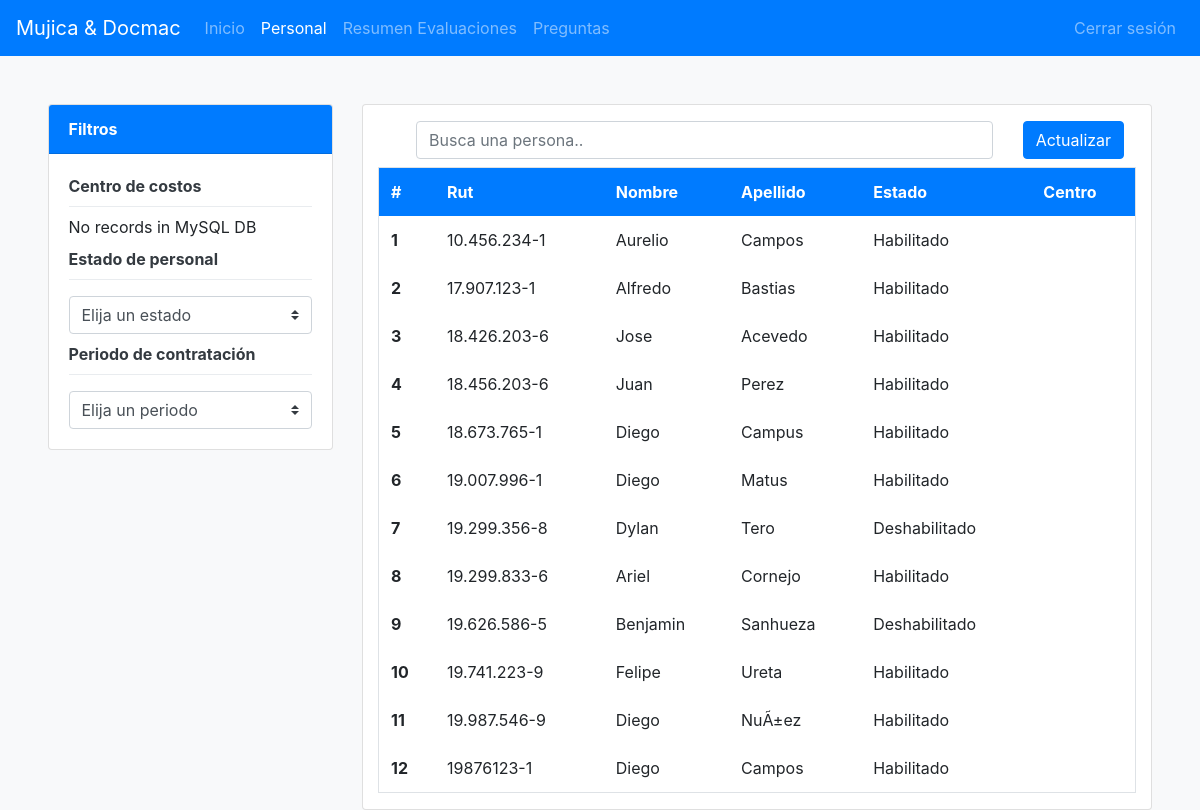
Page /vistas/personal.php on the committed database.
### tables this page shows
CREATE TABLE `personal` (
  `id` int(11) NOT NULL,
  `name` varchar(20) DEFAULT NULL,
  `surname` varchar(20) DEFAULT NULL,
  `rut` varchar(20) NOT NULL,
  `email` varchar(20) DEFAULT NULL,
  `phone` varchar(20) DEFAULT NULL,
  `created` date NOT NULL,
  `state` int(11) NOT NULL,
  `facility_id` int(11) DEFAULT NULL
);

### modelos/db_connect.php (called while the page is built, shortened)
<?php
class DB_Connect {
    public function connect() {
        $con = mysqli_connect(DB_HOST, DB_USER, DB_PASSWORD);
        mysqli_select_db($con,DB_DATABASE);
        return $con;
    }
}
?>

### modelos/db_functions.php (called while the page is built, shortened)
<?php
class DB_Functions {
    private $con;
    function __construct() {
        include_once 'db_connect.php';
        $this->db = new DB_Connect();
        $this->con = $this->db->connect();
    }
    public function getAllPersonal() {
        $result = mysqli_query($this->con,"SELECT * FROM personal");
        return $result;
    }
    public function getAllFacility() {
        $result = mysqli_query($this->con,"SELECT * FROM facility");
        return $result;
    }
}
?>

### vistas/table_personal.php (the view)
<?php
    include_once '../modelos/db_functions.php';
    $count_personal = 0;
    $db = new DB_Functions();
    $users = $db->getAllPersonal();
    if ($users != false)
        $no_of_users = mysqli_num_rows($users);
    else
        $no_of_users = 0;
?>
<?php
    if ($no_of_users > 0) {
?>
 <table class="table table-borderless table-hover table-bordered" id="tabla_centro">
    <form id="personal" name="personal" method="post">
      <thead class="thead-default bg-primary text-white">
        <tr>
          <th scope="col">#</th>
          <th scope="col">Rut</th>
          <th scope="col">Nombre</th>
          <th scope="col">Apellido</th>
           <th scope="col">Estado</th>
           <th scope="col">Centro</th>
        </tr>
      </thead>
      <tbody>
         <?php
                 while ($row = mysqli_fetch_array($users)) {
                    $count_personal=$count_personal+1
            ?>
        <tr>
          <th scope="row"><?php echo $count_personal ?></th>
          <td><?php echo $row["rut"]; ?></td>
          <td><?php echo $row["name"]; ?></td>
          <td><?php echo $row["surname"];?></td>
           <td><?php if ($row["state"] == 1) {echo "Habilitado";} else { echo "Deshabilitado";} ?></td>
            <td><?php echo $db->getFacilityForId($row["facility_id"]); ?></td>
        </tr>
        <?php } ?>
      </tbody>
  </form>
</table>
<?php }else{ ?>
<div id="norecord">
No records in MySQL DB
</div>
  <?php } ?>

### vistas/personal.php (shortened to what this page needs)
<!doctype html>
<html lang="en">
  <head>
    <link rel="stylesheet" href="https://stackpath.bootstrapcdn.com/bootstrap/4.3.1/css/bootstrap.min.css">
  </head>
  <body class="bg-light">
  <nav class="navbar navbar-expand-sm bg-primary navbar-dark ">
  <a class="navbar-brand" href="#">Mujica & Docmac</a>
  <ul class="navbar-nav ">
    <li class="nav-item">
      <a class="nav-link" href="http://localhost/syncpersonal/vistas/inicio.php">Inicio</a>
    </li>
    <li class="nav-item active">
      <a class="nav-link" href="#">Personal</a>
    </li>
    <li class="nav-item">
      <a class="nav-link" href="http://localhost/syncpersonal/vistas/summary.php">Resumen Evaluaciones</a>
    </li>
    <li class="nav-item">
      <a class="nav-link" href="http://localhost/syncpersonal/vistas/question.php">Preguntas</a>
    </li>
</ul>
<div class="collapse navbar-collapse flex-grow-1 text-right" id="myNavbar">
<ul class="navbar-nav ml-auto flex-nowrap">
    <li class="nav-item">
      <a class="nav-link" href="http://localhost/syncpersonal/modelos/logout.php">Cerrar sesión</a>
    </li>
  </ul>
</div>
</nav>
<div class="row">
<div class="col-4">
  <div class="card w-75  mt-5 mx-auto">
  <div class="card-header bg-primary">
    <div class="display-5 text-white font-weight-bold">
      Filtros
    </div>
  </div>
  <div class="card-body">
    <div class="display-5 text-dark font-weight-bold">
      Centro de costos
    </div>
    <div class="dropdown-divider">
    </div>
    <?php require '../modelos/select_centro.php'?>
 <div class="display-5 text-dark font-weight-bold mt-2">
      Estado de personal
    </div>
     <div class="dropdown-divider">
    </div>
     <select class="custom-select mt-2" id="select_estado">
        <option selected value="-1">Elija un estado</option>
  </select>
<div class="display-5 text-dark font-weight-bold mt-2">
      Periodo de contratación
    </div>
     <div class="dropdown-divider">
    </div>
     <select class="custom-select mt-2">
        <option selected>Elija un periodo</option>
  </select>
  </div>
  </div>
</div>
  <div class="align-content-center mt-5 col-8">
  <div class="card w-100 float-right mr-5">
<div class="container w-100 align-content-center mt-2" >
<div class="container row w-100 mt-2 mb-2 align-content-center ml-2">
  <div class="col-10">
      <input class="form-control" id="myInput" type="text" placeholder="Busca una persona..">
  </div>
    <div class="col-2 align-content-end pr-4">
      <button class="btn btn-primary" onclick="refreshPage()">Actualizar</button>
    </div>
</div>
<div id="resultado">
   <?php require 'table_personal.php';?>
</div>
</div>
</div>
</div>
</div>
  </body>
</html>

### modelos/select_centro.php (shortened to what this page needs)
<?php
    include_once 'db_functions.php';
    $db = new DB_Functions();
    $centros = $db->getAllFacility();
    if ($centros != false)
        $no_of_facilities = mysqli_num_rows($centros);
    else
        $no_of_facilities = 0;
?>
<?php
    if ($no_of_facilities > 0) {
?>
<select class="custom-select mt-2" id="select_centro">
        <option value="-1" selected="">Todos</option>
        <?php  while ($row = mysqli_fetch_array($centros)) { ?>
        <option value="<?php echo $row["id"]?>"><?php echo $row["name"]?></option>
        <?php } ?>
  </select>
   <?php }else{ ?>
<div id="norecord">
No records in MySQL DB
</div>
  <?php } ?>

### rows in the picture
personal: rut "10.456.234-1", name "Aurelio", surname "Campos", state "Habilitado"
personal: rut "17.907.123-1", name "Alfredo", surname "Bastias", state "Habilitado"
personal: rut "18.426.203-6", name "Jose", surname "Acevedo", state "Habilitado"
personal: rut "18.456.203-6", name "Juan", surname "Perez", state "Habilitado"
personal: rut "18.673.765-1", name "Diego", surname "Campus", state "Habilitado"
personal: rut "19.007.996-1", name "Diego", surname "Matus", state "Habilitado"
personal: rut "19.299.356-8", name "Dylan", surname "Tero", state "Deshabilitado"
personal: rut "19.299.833-6", name "Ariel", surname "Cornejo", state "Habilitado"
personal: rut "19.626.586-5", name "Benjamin", surname "Sanhueza", state "Deshabilitado"
personal: rut "19.741.223-9", name "Felipe", surname "Ureta", state "Habilitado"
personal: rut "19.987.546-9", name "Diego", surname "NuÃ±ez", state "Habilitado"
personal: rut "19876123-1", name "Diego", surname "Campos", state "Habilitado"
